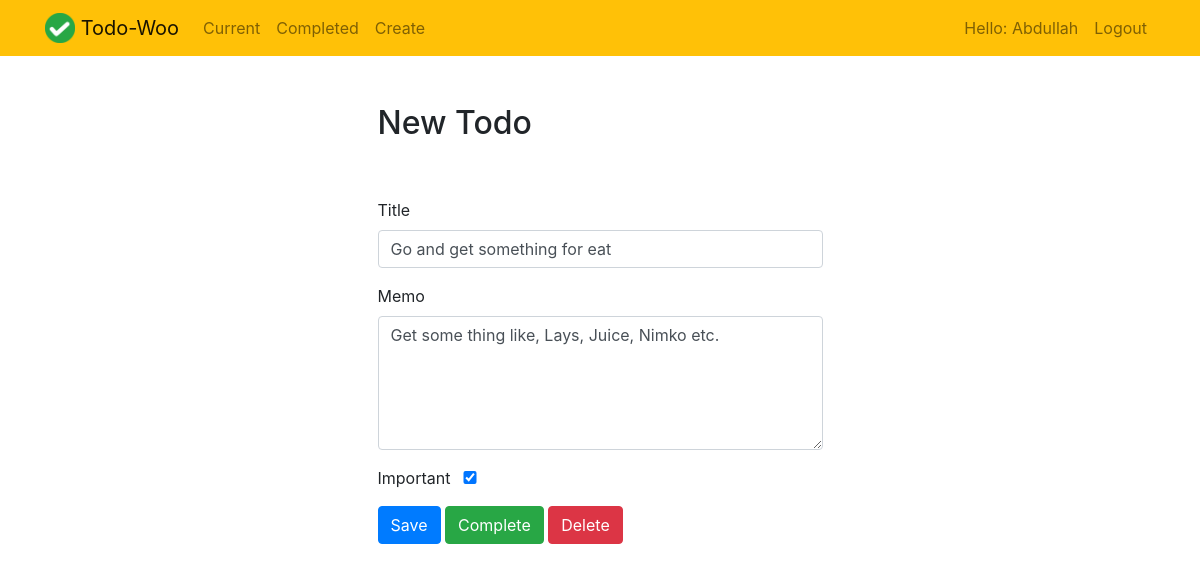
Page /todo/4 (signed in) on the earlier database version.
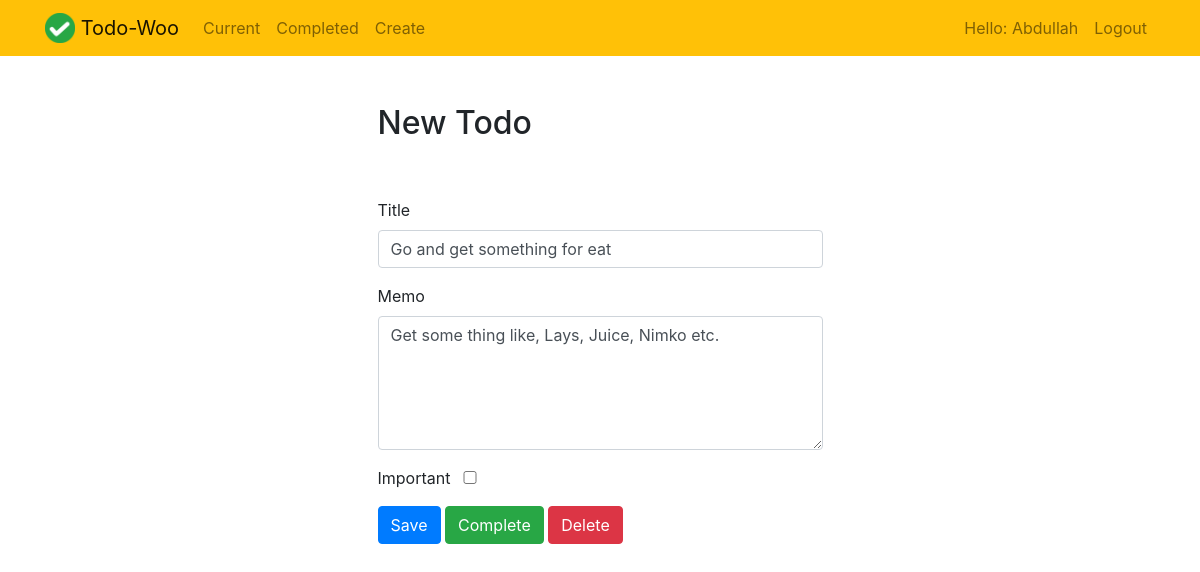
Same page on the later database version.
### todo/models.py (models this page shows, shortened)
class Todo(models.Model):
    title = models.CharField(max_length=100)
    memo = models.TextField(blank=True)
    created = models.DateTimeField(auto_now_add=True)
    datecompleted =models.DateTimeField(null=True, blank=True)
    important = models.BooleanField(default=False)
    user = models.ForeignKey(User, on_delete=models.CASCADE)

### todo/views.py (the view, shortened to what this page needs)
# urls.py: path('todo/<int:todo_pk>', views.viewtodo, name='viewtodo'),
@login_required
def viewtodo(request, todo_pk):
    todo = get_object_or_404(Todo, pk=todo_pk, user=request.user)
    if request.method == 'GET':
        form = Todoform(instance=todo)
        return render(request, 'todo/viewtodo.html', {'todo':todo, 'form':form})

### todo/forms.py
class Todoform(ModelForm):
    class Meta:
        model = Todo
        fields = ['title', 'memo', 'important']

### todo/templates/todo/viewtodo.html (shortened to what this page needs)
{% extends 'todo/base.html' %}
{% block content %}
    <div class="row justify-content-center mt-5">
        <div class="col-md-5">
            <h2>New Todo</h2>
        </div>
    </div>
    <div class="row justify-content-center mt-5">
        <div class="col-md-5">
            <form method="POST">
                <div class="form-group">
                    <label for="title">Title</label>
                    <input type="text" id="title" name="title" class="form-control" value="{{ todo.title }}" required>
                </div>
                <div class="form-group">
                    <label for="memo">Memo</label>
                    <textarea class="form-control" id="memo" name="memo" rows="5">{{ todo.memo }}</textarea>
                </div>
                <div class="form-group">
                    <label class="form-check-label" for="important">Important</label>
                    <input class="form-check-input col-md-2" id="important" name="important" type="checkbox" {% if todo.important %} checked {% endif %}>
                </div>
                <button class="btn btn-primary" type="submit">Save</button>
                <button class="btn btn-success" type="button" onclick="$('#complete').click()">Complete</button>
                <button class="btn btn-danger" type="button" onclick="$('#delete').click()">Delete</button>
            </form>
        </div>
    </div>
{% endblock %}

Differences in the rows shown:
changed Todo "Go and get something for eat": important "☑" → "☐"
